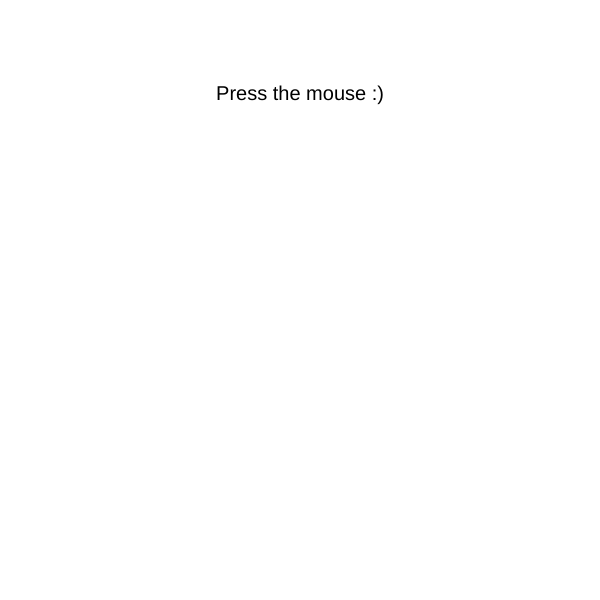
Frame 1 (no input)
Frame 60 (no input): identical to frame 1, image omitted
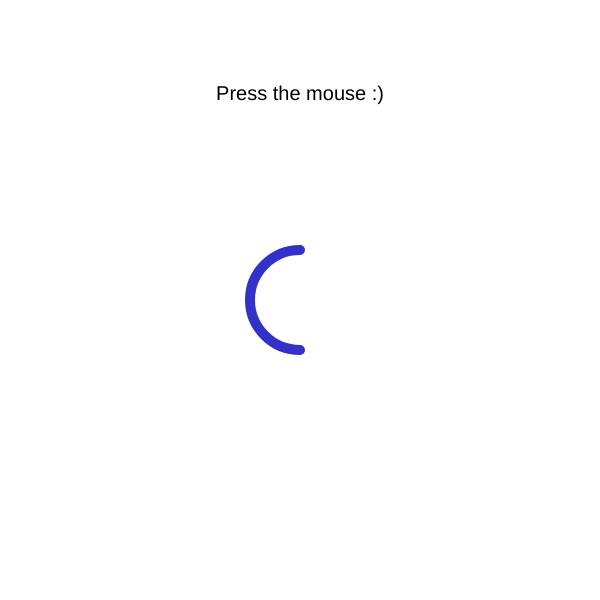
Frame 120 (the mouse pressed at the canvas centre since frame 60)

The p5.js sketch that drew these frames (run headless with seeded random() and noise() and a simulated clock; from frame 60 on, the mouse is pressed at the canvas centre):

// p5.js sketch
// ── sketch.js
var on = 0;

function setup() {
  createCanvas(600, 600);
}

function draw() {
  background(255);

  fill(0, 0, 0);
  noStroke();
  textSize(20);
  textAlign(CENTER);
  text("Press the mouse :)", width / 2, 100);
  
  strokeWeight(10);
  stroke(50, 50, 200);
  switch (on) {
    case 3:
      line(width / 2 - 20, height / 2 + 50, width / 2 - 50, height / 2 + 120);
    case 2:
      line(width / 2, height / 2 - 50, width / 2, height / 2 + 120);
    case 1:
      noFill();
      arc(width / 2, height / 2, 100, 100, HALF_PI, PI + HALF_PI);
      break;
  }
}

function mousePressed() {
  if (on < 3)
    on++;
}
